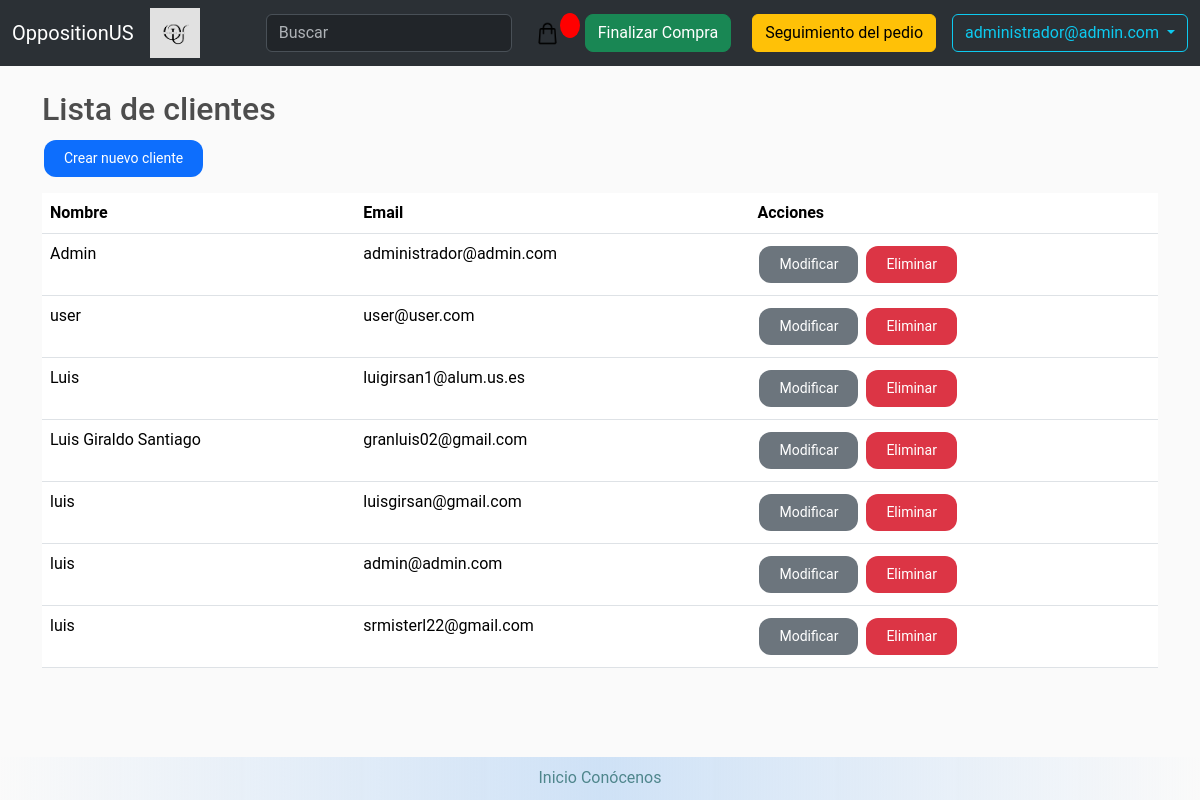
Before: /customerlist/ (signed in) with the older database file.
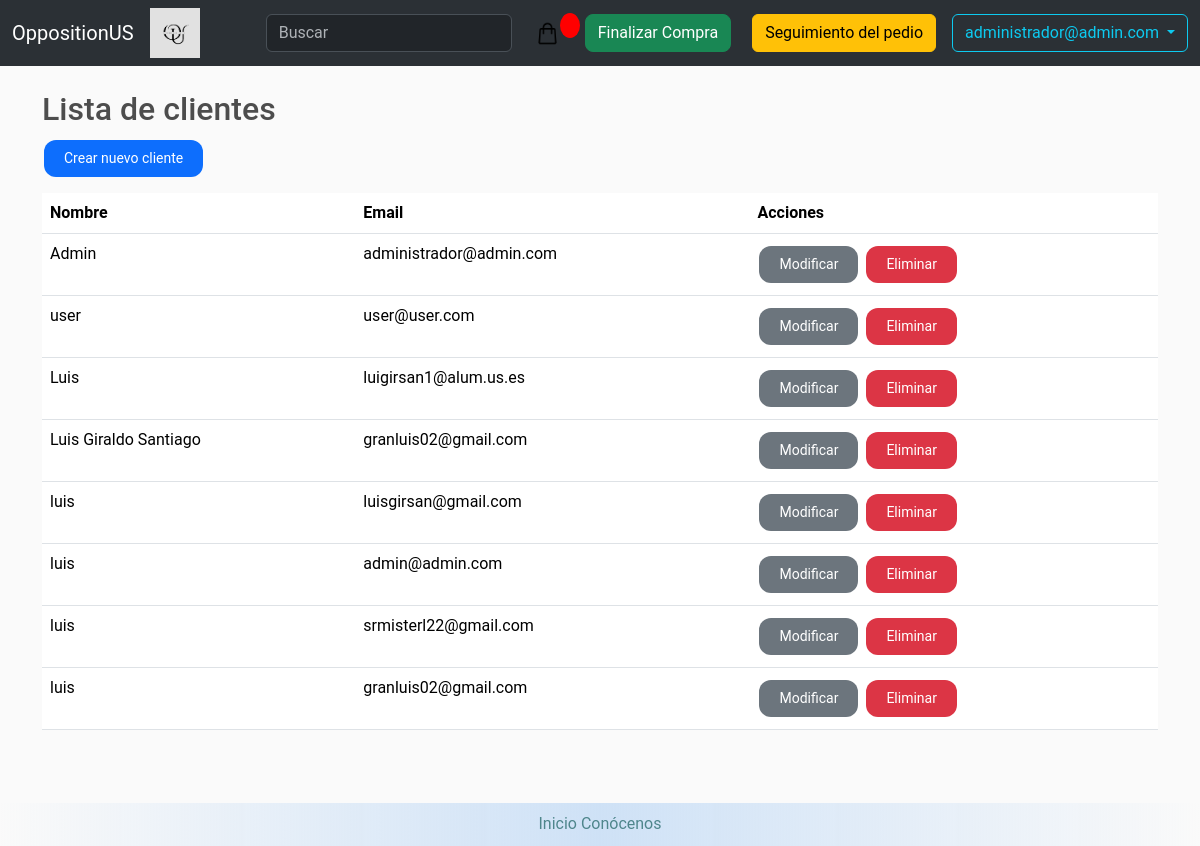
After: the same page with the newer database file.
### store/models.py (models this page shows, shortened)
class Customer(models.Model):
    user = models.OneToOneField(OppositionUser, null=True, blank=True, on_delete = models.CASCADE)
    name = models.CharField(max_length=200 , null=False, blank=False)
    email = models.EmailField(max_length=200 , null=True, blank=False)
    adress = models.CharField(max_length=200 , null=False, blank=False)
    phone = models.IntegerField(null=False, blank=False, validators=[MaxValueValidator(999999999), MinValueValidator(100000000)])
    admin = models.BooleanField(default=False)

### store/views.py (the view)
# urls.py: path('customerlist/', views.customer_list, name='customer_list'),
@login_required
@user_passes_test(user_has_perm, redirect_field_name=None)
def customer_list(request):
    customers = Customer.objects.all()
    return render(request, 'store/customer_list.html', {'customers': customers})

### store/models.py (called while the page is built)
    def __str__(self):
        return self.email

### store/views.py (called while the page is built)
def user_has_perm(user):
    if not user.is_staff:
        return False
    return True

### store/templates/store/customer_list.html (shortened to what this page needs)
{% extends 'store/main.html' %}
{% block content %}
  <h2>Lista de clientes</h2>
  <a href="{% url 'customer_create' %}" class="btn btn-primary mb-3">Crear nuevo cliente</a>
  <table class="table">
    <thead>
      <tr>
        <th>Nombre</th>
        <th>Email</th>
        <th>Acciones</th>
      </tr>
    </thead>
    <tbody>
      {% for customer in customers %}
        <tr>
          <td>{{ customer.name }}</td>
          <td>{{ customer.email }}</td>
          <td>
            <a href="{% url 'customer_update' customer.id %}" class="btn btn-secondary">Modificar</a>
            <a href="{% url 'customer_delete' customer.id %}" class="btn btn-danger">Eliminar</a>
          </td>
        </tr>
      {% empty %}
        <tr>
          <td colspan="3">No hay clientes.</td>
        </tr>
      {% endfor %}
    </tbody>
  </table>
{% endblock %}

Changed rows visible on the page:
added Customer: name "luis", email "granluis02@gmail.com"
